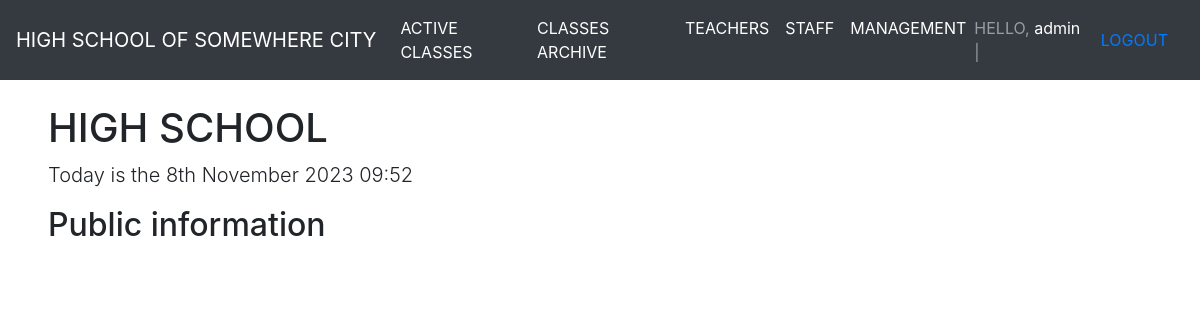
The app's page / (signed in), older data.
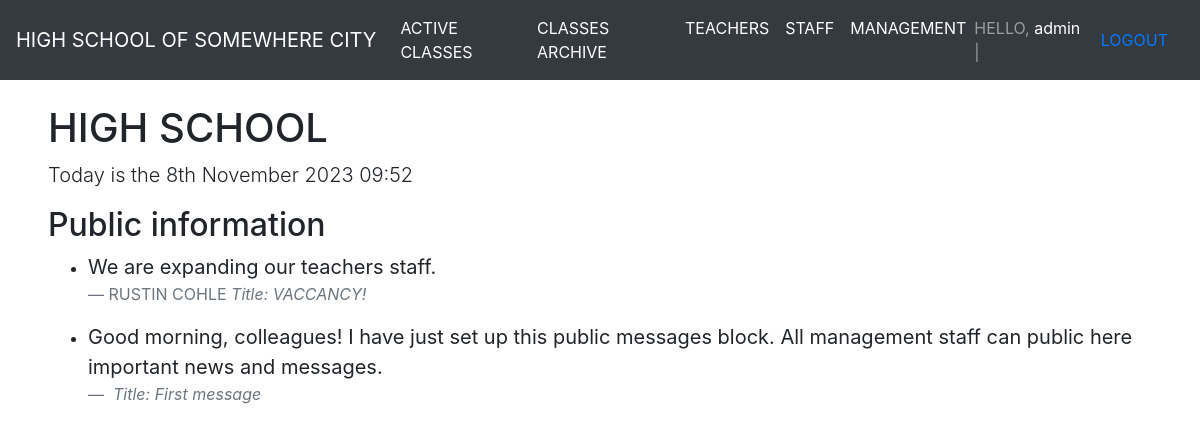
The same page, newer data.
### apps/main/models.py (models this page shows)
class PublicMessage(models.Model):
    public_message_id = models.BigAutoField(primary_key=True)
    title = models.CharField(max_length=50)
    text = models.TextField(null=True, blank=True)
    is_active = models.BooleanField(default=True)
    author = models.ForeignKey(User, on_delete=models.DO_NOTHING, limit_choices_to={"groups": 1})
    class Meta:
        db_table = "public_message"
        ordering = "-public_message_id",

### apps/main/views.py (the view)
# urls.py: path("", view_home, name="home"),
def view_home(request):
    if request.user.is_authenticated:
        messages = PublicMessage.objects.filter(is_active=True).select_related("author")
        context = {"menu": utils.main_menu, "messages": messages, "title": "Home"}
        return render(request=request, template_name="main/index.html", context=context)
    return render(request, "main/index.html", context={"title": "Home"})

### apps/main/templates/main/index.html
{% extends 'main/base.html' %}
{% block content %}
<h1>{{SOMEWHERE}} HIGH SCHOOL</h1>
{% if request.user.is_authenticated %}
    <p class="lead">Today is the {% now "jS F Y H:i" %}</p>
    <h2>Public information</h2>
    <ul>
        {% for item in messages %}
            <li><blockquote class="blockquote">
                    <p class="mb-0">{{ item.text}}</p>
                    <footer class="blockquote-footer">{{ item.author.first_name}} {{ item.author.last_name}} <cite title="Название источника">Title: {{ item.title }}</cite></footer>
                    </blockquote>
            </li>
        {% endfor %}
    </ul>
{% else %}
    <p class="lead">Please, <a href="{% url 'login' %}">login    </a>to see more information!</p>
{% endif %}
{% endblock content %}

Row changes from the older to the newer data that the page shows:
added PublicMessage: text "We are expanding our teachers staff.", author.first_name "RUSTIN", author.last_name "COHLE", title "VACCANCY!"
added PublicMessage: text "Good morning, colleagues! I have just set up this public messages block. All management staff can public here important news and messages.", title "First message"
